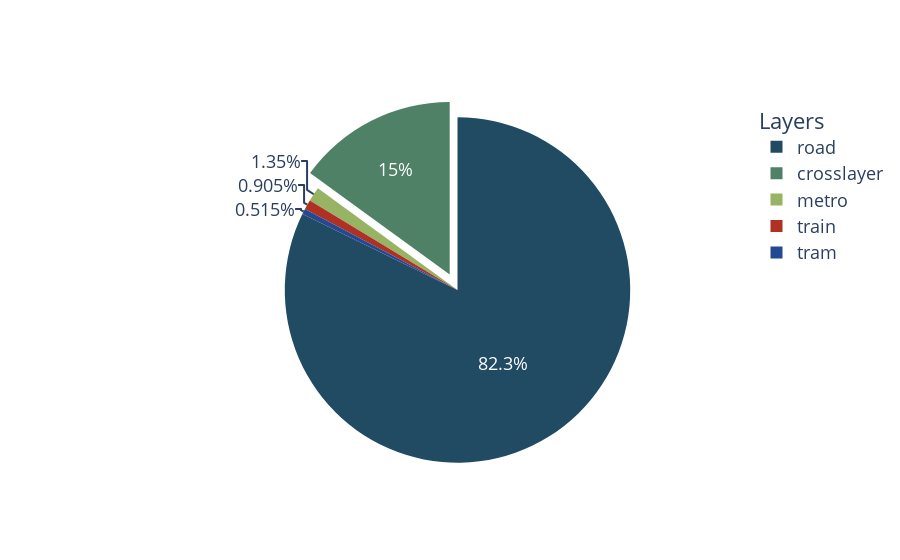

The notebook cell saved with this chart:
### Code cell
DF = df.loc[df['LP'] == "LineString"]
DF = DF.drop_duplicates(subset="ID")

fig = go.Figure()
fig.add_trace(go.Pie(
    labels=DF.groupby('layer')['layer'].count().sort_values(ascending=False).index.tolist(),
    values=DF.groupby('layer')['layer'].count().sort_values(ascending=False).values.tolist(),
    marker_colors=['rgb(33, 75, 99)', 'rgb(79, 129, 102)', 'rgb(151, 179, 100)',
                 'rgb(175, 49, 35)', 'rgb(36, 73, 147)'], 
    pull=[0, 0.1, 0, 0, 0])
)
fig.update_layout(
    legend_title="Layers",
    font=dict(
        size=18
    )
)
fig
#fig.write_image("edges.png")

### Figure 1 — Plotly figure (JSON) as saved in the notebook; plotly's stock layout.template omitted (floating-point values rounded to 4 significant figures)
{"data": [{"labels": ["road", "crosslayer", "metro", "train", "tram"], "marker": {"colors": ["rgb(33, 75, 99)", "rgb(79, 129, 102)", "rgb(151, 179, 100)", "rgb(175, 49, 35)", "rgb(36, 73, 147)"]}, "pull": [0, 0.1, 0, 0, 0], "type": "pie", "values": [22357, 4071, 367, 246, 140]}], "layout": {"font": {"size": 18}, "legend": {"title": {"text": "Layers"}}}}
